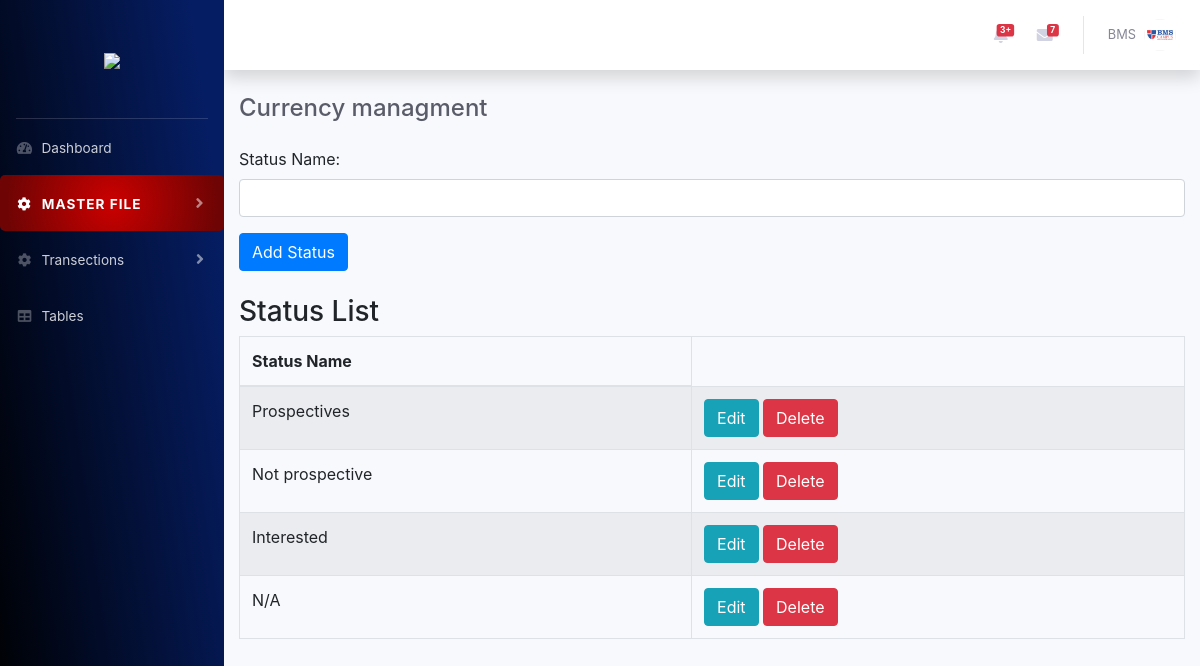
Page /create_status.php on the committed database.
### tables this page shows
CREATE TABLE `status_table` (
  `id` int(11) NOT NULL,
  `status_name` varchar(100) NOT NULL
);

### create_status.php (the view, shortened to what this page needs)
<?php
include("database/connection.php");
include("includes/header.php");
$status_code = $status_name = "";
$update = false;
?>
<div id="wrapper">
    <?php include("nav.php"); ?>
    <div id="content-wrapper" class="d-flex flex-column">
        <div id="content">
            <?php include("includes/topnav.php"); ?>
            <div class="container">
                <div class="d-sm-flex align-items-center justify-content-between mb-4">
                    <h4 class="h4 mb-0 text-gray-800">Currency managment</h4>
                </div>
                <form action="" method="POST" class="mt-4">
                    <div class="form-group">
                        <label for="status_name">Status Name:</label>
                        <input type="text" name="status_name" class="form-control" value="<?php echo htmlspecialchars($status_name); ?>" required>
                    </div>
                    <div class="form-group">
                        <?php if ($update == true): ?>
                            <button type="submit" name="save" class="btn btn-info">Update Status</button>
                        <?php else: ?>
                            <button type="submit" name="save" class="btn btn-primary">Add Status</button>
                        <?php endif; ?>
                    </div>
                </form>
                <h3 class="mt-4">Status List</h3>
                <table class="table table-bordered table-striped mt-2">
                    <thead>
                        <tr>
                            <th>Status Name</th>
                        </tr>
                    </thead>
                    <tbody>
                        <?php
                        $stmt = $conn->prepare("SELECT * FROM status_table");
                        $stmt->execute();
                        $result = $stmt->get_result();
                        while ($row = $result->fetch_assoc()): ?>
                            <tr>
                                <td><?php echo htmlspecialchars($row['status_name']); ?></td>
                                <td>
                                    <a href="?edit=<?php echo htmlspecialchars($row['id']); ?>" class="btn btn-info">Edit</a>
                                    <a href="?delete=<?php echo htmlspecialchars($row['id']); ?>" class="btn btn-danger" onclick="return confirm('Are you sure you want to delete this status?');">Delete</a>
                                </td>
                            </tr>
                        <?php endwhile; ?>
                    </tbody>
                </table>
            </div>
        </div>
    </div>
</div>
</body>
</html>

### rows in the picture
status_table: status_name "Prospectives"
status_table: status_name "Not prospective"
status_table: status_name "Interested"
status_table: status_name "N/A"
